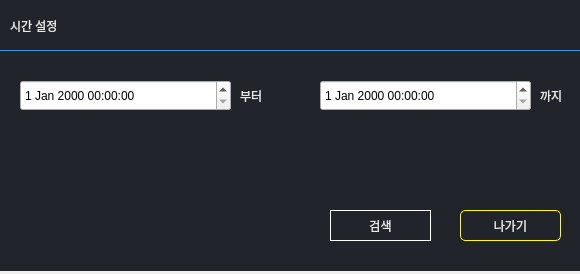
<?xml version="1.0" encoding="UTF-8"?>
<ui version="4.0">
 <class>Dialog</class>
 <widget class="QDialog" name="Dialog">
  <property name="geometry">
   <rect>
    <x>0</x>
    <y>0</y>
    <width>580</width>
    <height>274</height>
   </rect>
  </property>
  <property name="windowTitle">
   <string>Dialog</string>
  </property>
  <property name="styleSheet">
   <string notr="true">QPushButton#dialog_btn_exit {
    border-style: solid;
    border-width: 1px;
    border-color: rgb(255, 255, 255);
    border-radius: 5px;
    padding: 5px 10px;
    color: white;
}


QPushButton#dialog_btn_exit:hover {
    background-color: rgba(70, 130, 180, 1);
}

QPushButton#dialog_btn_exit:pressed {
    background-color: rgba(25, 25, 112, 1);
}

QPushButton#dialog_btn_reset {
    border-style: solid;
    border-width: 1px;
    border-color: rgb(255, 255, 255);
    border-radius: 5px;
    padding: 5px 10px;
    color: white;
}


QPushButton#dialog_btn_reset:hover {
    background-color: rgba(70, 130, 180, 1);
}

QPushButton#dialog_btn_reset:pressed {
    background-color: rgba(25, 25, 112, 1);
}</string>
  </property>
  <widget class="QLabel" name="dialog_label_top_line">
   <property name="geometry">
    <rect>
     <x>0</x>
     <y>0</y>
     <width>581</width>
     <height>51</height>
    </rect>
   </property>
   <property name="styleSheet">
    <string notr="true">border-radius: 0px;
border-bottom: 1px solid #3498db;</string>
   </property>
   <property name="text">
    <string/>
   </property>
  </widget>
  <widget class="QLabel" name="dialog_label_title">
   <property name="geometry">
    <rect>
     <x>10</x>
     <y>10</y>
     <width>101</width>
     <height>31</height>
    </rect>
   </property>
   <property name="styleSheet">
    <string notr="true">font: 600 13pt &quot;Segoe UI Variable Small Semibol&quot;;
color: rgb(232, 232, 232);</string>
   </property>
   <property name="text">
    <string>시간 설정</string>
   </property>
  </widget>
  <widget class="QLabel" name="dialog_label_back">
   <property name="geometry">
    <rect>
     <x>0</x>
     <y>0</y>
     <width>581</width>
     <height>271</height>
    </rect>
   </property>
   <property name="styleSheet">
    <string notr="true">background-color: rgb(33, 37, 43);</string>
   </property>
   <property name="text">
    <string/>
   </property>
  </widget>
  <widget class="QPushButton" name="dialog_btn_exit">
   <property name="geometry">
    <rect>
     <x>460</x>
     <y>210</y>
     <width>101</width>
     <height>31</height>
    </rect>
   </property>
   <property name="styleSheet">
    <string notr="true">font: 600 9pt &quot;Segoe UI Variable Small Semibol&quot;;
border: 1px solid yellow;
color: rgb(232, 232, 232);

</string>
   </property>
   <property name="text">
    <string>나가기</string>
   </property>
  </widget>
  <widget class="QPushButton" name="dialog_btn_submit">
   <property name="geometry">
    <rect>
     <x>330</x>
     <y>210</y>
     <width>101</width>
     <height>31</height>
    </rect>
   </property>
   <property name="cursor">
    <cursorShape>PointingHandCursor</cursorShape>
   </property>
   <property name="styleSheet">
    <string notr="true">font: 600 9pt &quot;Segoe UI Variable Small Semibol&quot;;
border: 1px solid white;
color: rgb(232, 232, 232);

</string>
   </property>
   <property name="text">
    <string>검색</string>
   </property>
  </widget>
  <widget class="QDateTimeEdit" name="dialog_dateTimeEdit_start">
   <property name="geometry">
    <rect>
     <x>20</x>
     <y>80</y>
     <width>211</width>
     <height>31</height>
    </rect>
   </property>
  </widget>
  <widget class="QDateTimeEdit" name="dialog_dateTimeEdit_end">
   <property name="geometry">
    <rect>
     <x>320</x>
     <y>80</y>
     <width>211</width>
     <height>31</height>
    </rect>
   </property>
  </widget>
  <widget class="QLabel" name="dialog_label_title_2">
   <property name="geometry">
    <rect>
     <x>240</x>
     <y>80</y>
     <width>31</width>
     <height>31</height>
    </rect>
   </property>
   <property name="styleSheet">
    <string notr="true">font: 600 10pt &quot;Segoe UI Variable Small Semibol&quot;;
color: rgb(232, 232, 232);</string>
   </property>
   <property name="text">
    <string>부터</string>
   </property>
  </widget>
  <widget class="QLabel" name="dialog_label_title_3">
   <property name="geometry">
    <rect>
     <x>540</x>
     <y>80</y>
     <width>31</width>
     <height>31</height>
    </rect>
   </property>
   <property name="styleSheet">
    <string notr="true">font: 600 10pt &quot;Segoe UI Variable Small Semibol&quot;;
color: rgb(232, 232, 232);</string>
   </property>
   <property name="text">
    <string>까지</string>
   </property>
  </widget>
  <zorder>dialog_label_back</zorder>
  <zorder>dialog_label_top_line</zorder>
  <zorder>dialog_label_title</zorder>
  <zorder>dialog_btn_exit</zorder>
  <zorder>dialog_btn_submit</zorder>
  <zorder>dialog_dateTimeEdit_start</zorder>
  <zorder>dialog_dateTimeEdit_end</zorder>
  <zorder>dialog_label_title_2</zorder>
  <zorder>dialog_label_title_3</zorder>
 </widget>
 <resources/>
 <connections/>
</ui>
